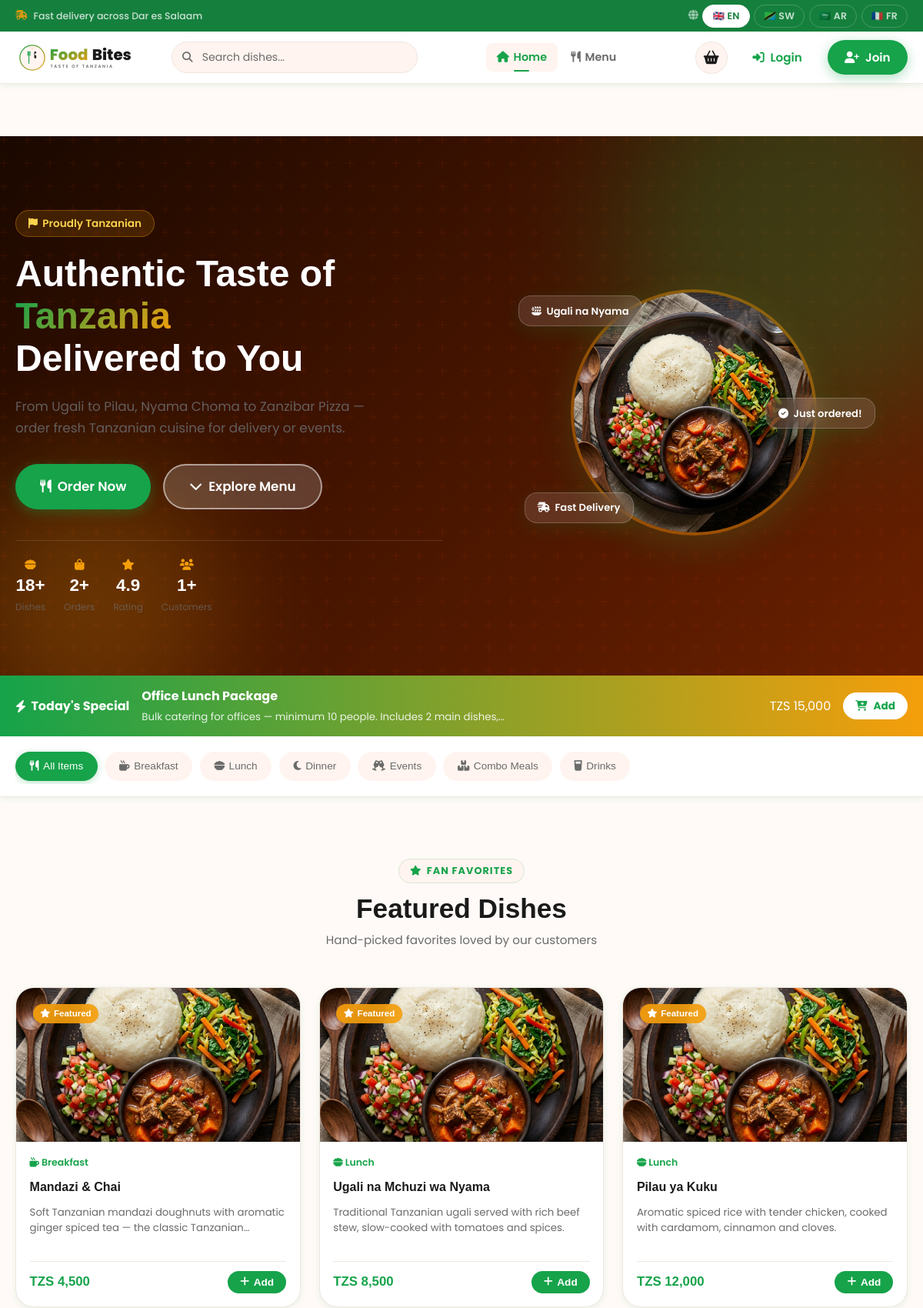
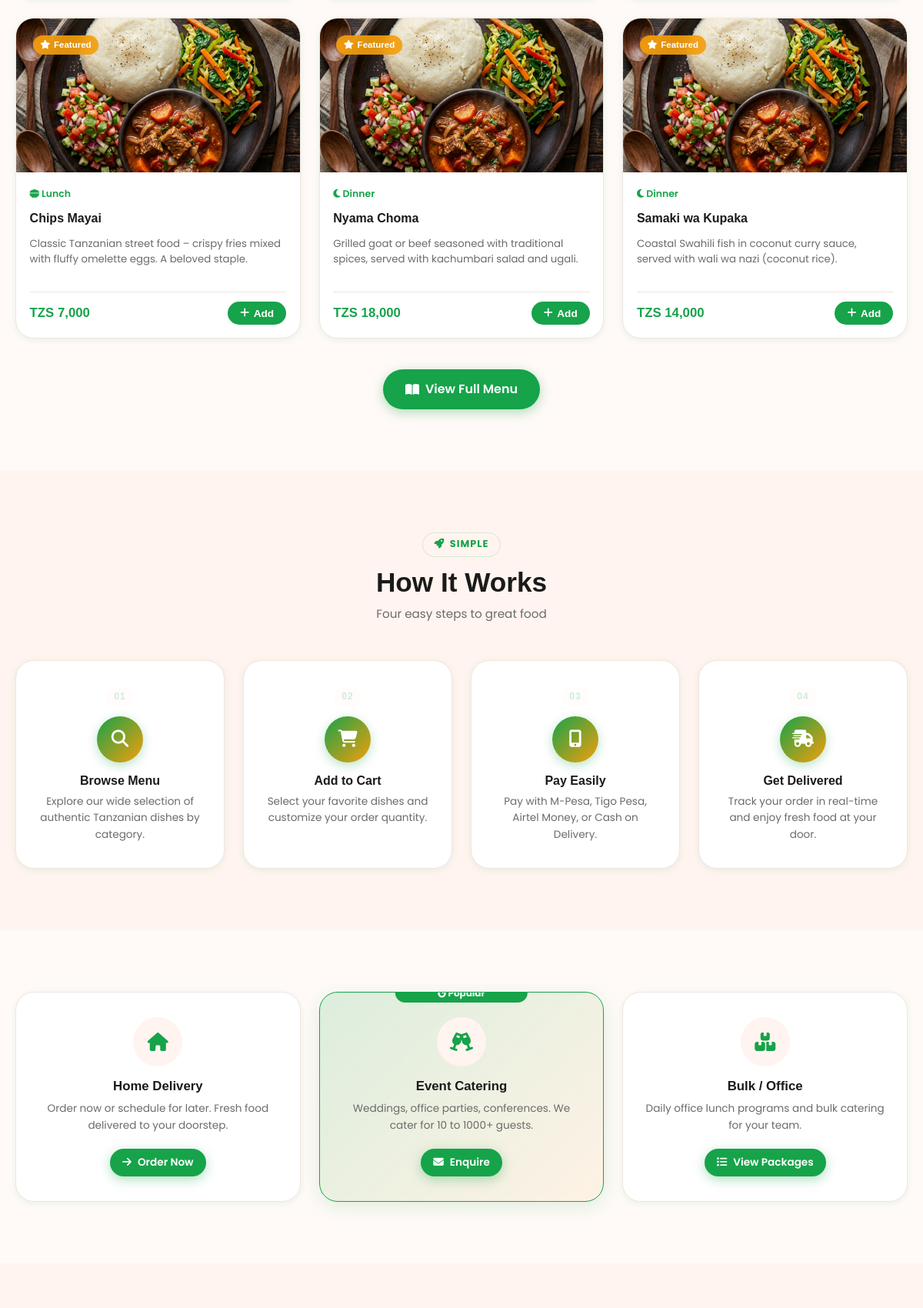
The page / (upper part) on the database its author committed (2 pictures, top to bottom).
### tables this page shows
CREATE TABLE `products` (
  `id`          INT(11)                        NOT NULL AUTO_INCREMENT,
  `name`        VARCHAR(150)                   NOT NULL,
  `description` TEXT                           DEFAULT NULL,
  `price`       DECIMAL(10,2)                  NOT NULL,
  `image`       VARCHAR(255)                   DEFAULT NULL,
  `category_id` INT(11)                        DEFAULT NULL,
  `is_combo`    TINYINT(1)                     NOT NULL DEFAULT 0,
  `is_bulk`     TINYINT(1)                     NOT NULL DEFAULT 0,
  `is_featured` TINYINT(1)                     NOT NULL DEFAULT 0,
  `status`      ENUM('active','inactive')      NOT NULL DEFAULT 'active',
  `created_at`  TIMESTAMP                      NOT NULL DEFAULT CURRENT_TIMESTAMP,
  PRIMARY KEY (`id`),
  INDEX `idx_category` (`category_id`),
  INDEX `idx_status`   (`status`),
  FOREIGN KEY (`category_id`) REFERENCES `categories`(`id`) ON DELETE SET NULL
);

CREATE TABLE `categories` (
  `id`         INT(11)     NOT NULL AUTO_INCREMENT,
  `name`       VARCHAR(50) NOT NULL,
  `slug`       VARCHAR(50) NOT NULL UNIQUE,
  `icon`       VARCHAR(40) DEFAULT NULL,
  `sort_order` INT(11)     NOT NULL DEFAULT 0,
  PRIMARY KEY (`id`)
);

### includes/functions.php (called while the page is built, shortened)
<?php
function e(string $str): string
{
    return htmlspecialchars($str, ENT_QUOTES | ENT_HTML5, 'UTF-8');
}
function formatPrice(float $amount): string
{
    return CURRENCY . ' ' . number_format($amount, 0, '.', ',');
}
function productImage(?string $image): string
{
    return BASE_URL . '/assets/images/default_food.jpg';
}

### index.php (the view, shortened to what this page needs)
<?php
require_once __DIR__ . '/includes/functions.php';
try { $db = getDB(); } catch (Exception $e) { error_log('DB: ' . $e->getMessage()); $db = null; }
function safeQuery($db, string $sql, array $p = [], bool $one = false) {
    try { $s = $db->prepare($sql); $s->execute($p); return $one ? $s->fetch() : $s->fetchAll(); }
    catch (Exception $e) { error_log('Q: ' . $e->getMessage()); return $one ? null : []; }
}
function getCached(string $key, callable $fn, int $ttl = 300) {
    $f = sys_get_temp_dir() . '/fb_' . md5($key) . '.cache';
    $v = $fn(); file_put_contents($f, serialize($v)); return $v;
}
$featured   = getCached('featured', fn() => safeQuery($db,
    'SELECT p.*, c.name AS category, c.icon AS cat_icon FROM products p
     LEFT JOIN categories c ON p.category_id = c.id
     WHERE p.status="active" AND p.is_featured=1 ORDER BY p.created_at DESC LIMIT 6'), 300);
$categories = getCached('cats', fn() => safeQuery($db,
    'SELECT * FROM categories ORDER BY sort_order LIMIT 20'), 600);
$stats = getCached('stats', function() use ($db) {
    $r = safeQuery($db,
        'SELECT (SELECT COUNT(*) FROM products WHERE status="active") AS products,
                (SELECT COUNT(*) FROM orders) AS orders,
                (SELECT COUNT(*) FROM users WHERE role="customer") AS customers', [], true);
    return [
        'products'  => $r ? number_format((int)$r['products'])  . '+' : '50+',
        'orders'    => $r ? number_format((int)$r['orders'])    . '+' : '200+',
        'customers' => $r ? number_format((int)$r['customers']) . '+' : '500+',
    ];
}, 120);
$todaySpecial = safeQuery($db,
    'SELECT p.*, c.name AS category FROM products p
     LEFT JOIN categories c ON p.category_id = c.id
     WHERE p.status="active"
     ORDER BY RAND(TO_DAYS(CURDATE())) LIMIT 1', [], true);
require_once __DIR__ . '/includes/header.php';
$T = $t[$lang];
?>
<!DOCTYPE html>
<html lang="<?= $lang ?>" dir="<?= $dir ?>">
<head>
<link rel="stylesheet" href="https://cdnjs.cloudflare.com/ajax/libs/font-awesome/6.5.0/css/all.min.css">
<section class="hero">
    <div class="hero-blob blob-1"></div>
    <div class="hero-blob blob-2"></div>
    <div class="container hero-container">
        <div class="hero-content">
            <div class="hero-badge">
                <i class="fa-solid fa-flag"></i> <?= e($T['hero_badge']) ?>
            </div>
            <h1 class="hero-title">
                <?= e($T['hero_title_1']) ?><br>
                <span class="text-gradient"><?= e($T['hero_highlight']) ?></span><br>
                <?= e($T['hero_title_2']) ?>
            </h1>
            <p class="hero-subtitle"><?= e($T['hero_sub']) ?></p>
            <div class="hero-actions">
                <a href="<?= BASE_URL ?>/customer/menu.php" class="btn btn-primary btn-xl">
                    <i class="fa-solid fa-utensils"></i> <?= e($T['order_now']) ?>
                </a>
                <a href="#featured" class="btn btn-ghost btn-xl">
                    <i class="fa-solid fa-chevron-down"></i> <?= e($T['explore_menu']) ?>
                </a>
            </div>
            <div class="hero-stats">
                <div class="hero-stat">
                    <i class="fa-solid fa-bowl-food stat-icon"></i>
                    <span class="stat-num"><?= $stats['products'] ?></span>
                    <span class="stat-label"><?= e($T['dishes']) ?></span>
                </div>
                <div class="hero-stat">
                    <i class="fa-solid fa-bag-shopping stat-icon"></i>
                    <span class="stat-num"><?= $stats['orders'] ?></span>
                    <span class="stat-label"><?= e($T['orders']) ?></span>
                </div>
                <div class="hero-stat">
                    <i class="fa-solid fa-star stat-icon"></i>
                    <span class="stat-num">4.9</span>
                    <span class="stat-label"><?= e($T['rating']) ?></span>
                </div>
                <div class="hero-stat">
                    <i class="fa-solid fa-users stat-icon"></i>
                    <span class="stat-num"><?= $stats['customers'] ?></span>
                    <span class="stat-label"><?= e($T['customers']) ?></span>
                </div>
            </div>
        </div>
        <div class="hero-visual">
            <div class="hero-img-wrap">
                <div class="food-float-card card-1">
                    <i class="fa-solid fa-plate-wheat"></i> Ugali na Nyama
                </div>
                <div class="food-float-card card-2">
                    <i class="fa-solid fa-circle-check"></i> <?= e($T['just_ordered']) ?>
                </div>
                <div class="food-float-card card-3">
                    <i class="fa-solid fa-truck-fast"></i> <?= e($T['fast_delivery']) ?>
                </div>
                <img src="<?= BASE_URL ?>/assets/images/hero_food.jpg"
                     alt="Authentic Tanzanian food"
                     class="hero-main-img" width="320" height="320"
                     onerror="this.style.display='none'">
            </div>
        </div>
    </div>
</section>
<?php if ($todaySpecial): ?>
<section class="todays-special-strip">
    <div class="container">
        <div class="special-inner">
            <div class="special-label">
                <i class="fa-solid fa-bolt"></i> <?= e($T['today_special']) ?>
            </div>
            <div class="special-info">
                <strong><?= e($todaySpecial['name']) ?></strong>
                <span><?= e(mb_substr($todaySpecial['description'] ?? '', 0, 70)) ?>…</span>
            </div>
            <div class="special-price"><?= formatPrice((float)$todaySpecial['price']) ?></div>
            <button class="btn btn-sm" style="background:#fff;color:var(--primary);font-weight:700;"
                    onclick="addToCart(<?= (int)$todaySpecial['id'] ?>, this)">
                <i class="fa-solid fa-cart-plus"></i> <?= e($T['add']) ?>
            </button>
        </div>
    </div>
</section>
<?php endif; ?>
<nav class="categories-section" aria-label="Browse by category">
    <div class="container">
        <div class="categories-scroll">
            <a href="<?= BASE_URL ?>/customer/menu.php" class="category-pill active">
                <i class="fa-solid fa-utensils"></i> <?= e($T['all_items']) ?>
            </a>
            <?php foreach ($categories as $cat): ?>
                <a href="<?= BASE_URL ?>/customer/menu.php?category=<?= urlencode($cat['slug']) ?>"
                   class="category-pill">
                    <i class="fa-solid <?= e($cat['icon']) ?>"></i> <?= e($cat['name']) ?>
                </a>
            <?php endforeach; ?>
        </div>
    </div>
</nav>
<section class="section featured-section" id="featured" aria-labelledby="featured-title">
    <div class="container">
        <div class="section-header">
            <div class="section-tag"><i class="fa-solid fa-star"></i> <?= e($T['fan_favorites']) ?></div>
            <h2 class="section-title" id="featured-title"><?= e($T['featured_dishes']) ?></h2>
            <p class="section-sub"><?= e($T['featured_sub']) ?></p>
        </div>
        <?php if (empty($featured)): ?>
            <div class="empty-state">
                <i class="fa-solid fa-bowl-food fa-3x"></i>
                <p><?= e($T['no_featured']) ?> <a href="<?= BASE_URL ?>/customer/menu.php"><?= e($T['browse_menu']) ?></a></p>
            </div>
        <?php else: ?>
            <div class="food-grid">
                <?php foreach ($featured as $product): ?>
                    <article class="food-card" data-id="<?= (int)$product['id'] ?>">
                        <div class="food-card-img">
                            <img src="<?= productImage($product['image']) ?>"
                                 alt="<?= e($product['name']) ?>"
                                 width="320" height="200" loading="lazy"
                                 onerror="this.src='<?= BASE_URL ?>/assets/images/default_food.jpg'">
                            <div class="food-badges">
                                <?php if ($product['is_featured']): ?>
                                    <span class="food-badge badge-featured">
                                        <i class="fa-solid fa-star"></i> <?= e($T['featured']) ?>
                                    </span>
                                <?php endif; ?>
                            </div>
                        </div>
                        <div class="food-card-body">
                            <div class="food-meta">
                                <span class="food-category">
                                    <?php if (!empty($product['cat_icon'])): ?><i class="fa-solid <?= e($product['cat_icon']) ?>"></i> <?php endif; ?><?= e($product['category'] ?? '') ?>
                                </span>
                            </div>
                            <h3 class="food-name"><?= e($product['name']) ?></h3>
                            <p class="food-desc"><?= e($product['description'] ?? '') ?></p>
                            <div class="food-footer">
                                <span class="food-price"><?= formatPrice((float)$product['price']) ?></span>
                                <button class="btn-add-cart"
                                        onclick="addToCart(<?= (int)$product['id'] ?>, this)"
                                        data-id="<?= (int)$product['id'] ?>"
                                        aria-label="<?= e($T['add']) ?> <?= e($product['name']) ?>">
                                    <i class="fa-solid fa-plus"></i>
                                    <span><?= e($T['add']) ?></span>
                                </button>
                            </div>
                        </div>
                    </article>
                <?php endforeach; ?>
            </div>
        <?php endif; ?>
        <div class="section-cta">
            <a href="<?= BASE_URL ?>/customer/menu.php" class="btn btn-primary btn-lg">
                <i class="fa-solid fa-book-open"></i> <?= e($T['view_full_menu']) ?>
            </a>
        </div>
    </div>
</section>
<section class="section how-section">
    <div class="container">
        <div class="section-header">
            <div class="section-tag"><i class="fa-solid fa-rocket"></i> <?= e($T['simple']) ?></div>
            <h2 class="section-title"><?= e($T['how_title']) ?></h2>
            <p class="section-sub"><?= e($T['how_sub']) ?></p>
        </div>
        <div class="steps-grid">
            <?php
            $steps = [
                ['fa-magnifying-glass', '01', 'step1_title', 'step1_desc'],
                ['fa-cart-shopping',    '02', 'step2_title', 'step2_desc'],
                ['fa-mobile-screen-button','03','step3_title','step3_desc'],
                ['fa-truck-fast',       '04', 'step4_title', 'step4_desc'],
            ];
            foreach ($steps as [$icon, $num, $tk, $dk]):
            ?>
                <div class="step-card">
                    <div class="step-num"><?= $num ?></div>
                    <div class="step-icon"><i class="fa-solid <?= $icon ?>"></i></div>
                    <h3><?= e($T[$tk]) ?></h3>
                    <p><?= e($T[$dk]) ?></p>
                </div>
            <?php endforeach; ?>
        </div>
    </div>
</section>
<section class="section order-types-section">
    <div class="container">
        <div class="order-types-grid">
            <div class="order-type-card">
                <div class="ot-icon"><i class="fa-solid fa-house"></i></div>
                <h3><?= e($T['home_delivery']) ?></h3>
                <p><?= e($T['home_delivery_desc']) ?></p>
                <a href="<?= BASE_URL ?>/customer/menu.php" class="btn btn-primary btn-sm">
                    <i class="fa-solid fa-arrow-right"></i> <?= e($T['order_now']) ?>
                </a>
            </div>
            <div class="order-type-card featured">
                <div class="ot-badge"><i class="fa-solid fa-fire"></i> <?= e($T['popular']) ?></div>
                <div class="ot-icon"><i class="fa-solid fa-champagne-glasses"></i></div>
                <h3><?= e($T['event_catering']) ?></h3>
                <p><?= e($T['event_desc']) ?></p>
                <a href="<?= BASE_URL ?>/customer/menu.php?category=events" class="btn btn-primary btn-sm">
                    <i class="fa-solid fa-envelope"></i> <?= e($T['enquire']) ?>
                </a>
            </div>
            <div class="order-type-card">
                <div class="ot-icon"><i class="fa-solid fa-boxes-stacked"></i></div>
                <h3><?= e($T['bulk_office']) ?></h3>
                <p><?= e($T['bulk_desc']) ?></p>
                <a href="<?= BASE_URL ?>/customer/menu.php?category=combo" class="btn btn-primary btn-sm">
                    <i class="fa-solid fa-list"></i> <?= e($T['view_packages']) ?>
                </a>
            </div>
        </div>
    </div>
</section>
<section class="section testimonials-section">
</section>
<?php require_once __DIR__ . '/includes/footer.php'; ?>

### rows shown on the page
products: name "Office Lunch Package", description "Bulk catering for offices — minimum 10 people. Includes 2 main dishes,", price "TZS 15,000"
categories: name "Breakfast"
categories: name "Lunch"
categories: name "Dinner"
categories: name "Events"
categories: name "Combo Meals"
categories: name "Drinks"
products: category.name "Breakfast", name "Mandazi & Chai", description "Soft Tanzanian mandazi doughnuts with aromatic ginger spiced tea — the classic…", price "TZS 4,500"
products: category.name "Lunch", name "Ugali na Mchuzi wa Nyama", description "Traditional Tanzanian ugali served with rich beef stew, slow-cooked with tomatoes and spices.", price "TZS 8,500"
products: category.name "Lunch", name "Pilau ya Kuku", description "Aromatic spiced rice with tender chicken, cooked with cardamom, cinnamon and cloves.", price "TZS 12,000"
products: category.name "Lunch", name "Chips Mayai", description "Classic Tanzanian street food – crispy fries mixed with fluffy omelette eggs. A beloved staple.", price "TZS 7,000"
products: category.name "Dinner", name "Nyama Choma", description "Grilled goat or beef seasoned with traditional spices, served with kachumbari salad and ugali.", price "TZS 18,000"
products: category.name "Dinner", name "Samaki wa Kupaka", description "Coastal Swahili fish in coconut curry sauce, served with wali wa nazi (coconut rice).", price "TZS 14,000"

### other values the page prints
$meta['flag'] "🇬🇧"
$meta['label'] "EN"
$meta['flag'] "🇹🇿"
$meta['label'] "SW"
$meta['flag'] "🇸🇦"
$meta['label'] "AR"
$meta['flag'] "🇫🇷"
$meta['label'] "FR"
$N['home'] "Home"
$N['menu'] "Menu"
$N['login'] "Login"
$N['join'] "Join"
$T['hero_badge'] "Proudly Tanzanian"
$T['hero_title_1'] "Authentic Taste of"
$T['hero_highlight'] "Tanzania"
